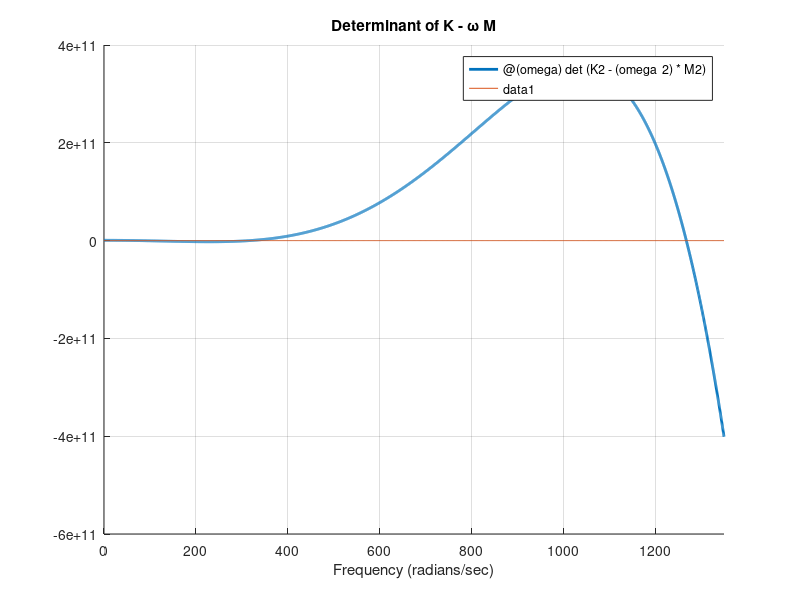

The MATLAB source for this figure:
% calculate the eigenfrequencies of the system based on the 2-node bar model
clear all;
clc;

L   = 12;        % inches, shaker-start-tail span
w   = 1;         % inch, width (all members)
h   = 1/8;       % inch, fuselage and wing thickness
h_E = 1/4;       % inch, elevator thickness
h_R = 0.040;     % inch, rudder thickness
E   = 10175000;  % lb/in^2 (70 GPA), modulus of elasticity
r   = 0.0002505; % lb * sec^2/in^4 (mass density)

A = w*h;
Izz = w*h^3/12;

% idk what these represent
cm2 = r*A*L/100800;
ck2 = 4*E*Izz/L^3;

MT = 1.131*r;
ST = 0.5655*r;
IT = 23.124*r;

% mass and stiffness matricies
M2 = cm2*[19272  1458*L  5928  -642*L    0     0;
          1458*L 172*L^2 642*L -73*L^2   0     0;
          5928   642*L   38544  0       5928  -642*L;
          -642*L -73*L   0      344*L^2 642*L -73*L^3;
          0       0      5928   642*L   19272 -1458*L;
          0       0     -642*L -73*L^2 -1458*L 172*L^2] ...
...
       + [0       0      0      0       0      0;
          0       0      0      0       0      0;
          0       0      0      0       0      0;
          0       0      0      0       0      0;
          0       0      0      0       MT     ST;
          0       0      0      0       ST     IT];

K2 = ck2*[24  6*L   -24  6*L    0   0;
          6*L 2*L^2 -6*L L^2    0   0;
         -24 -6*L    48  0     -24  6*L;
          6*L L^2    0   4*L^2 -6*L L^2;
          0   0     -24 -6*L    24 -6*L;
          0   0      6*L L^2   -6*L 2*L^2];

% first node is fixed, so it's removed
M2 = M2(3:end, 3:end);
K2 = K2(3:end, 3:end);

f = @(omega) det(K2 - (omega^2)*M2); % eigenfrequencies are where the determinant is zero

% scroll through all the frequencies and figure out where the function crosses zero
prev = 1;
count = 0;
freq = 0.01;
while count < 3
  this = f(freq);
  if prev * this < 0 % change sign
    fprintf('%f Hz\n', freq/(2*pi));
    count = count + 1;
  end
  prev = this;
  freq = freq + 0.005;
end

% plot things
figure; hold on; grid on;
omega_range = 0:1350;
prev_o = 0;
prev_f = 0;
fplot(f, [min(omega_range), max(omega_range)], 'linewidth', 2)
plot(omega_range, zeros(1, length(omega_range)));
xlabel('Frequency (radians/sec)')
title('Determinant of K - \omega M')
